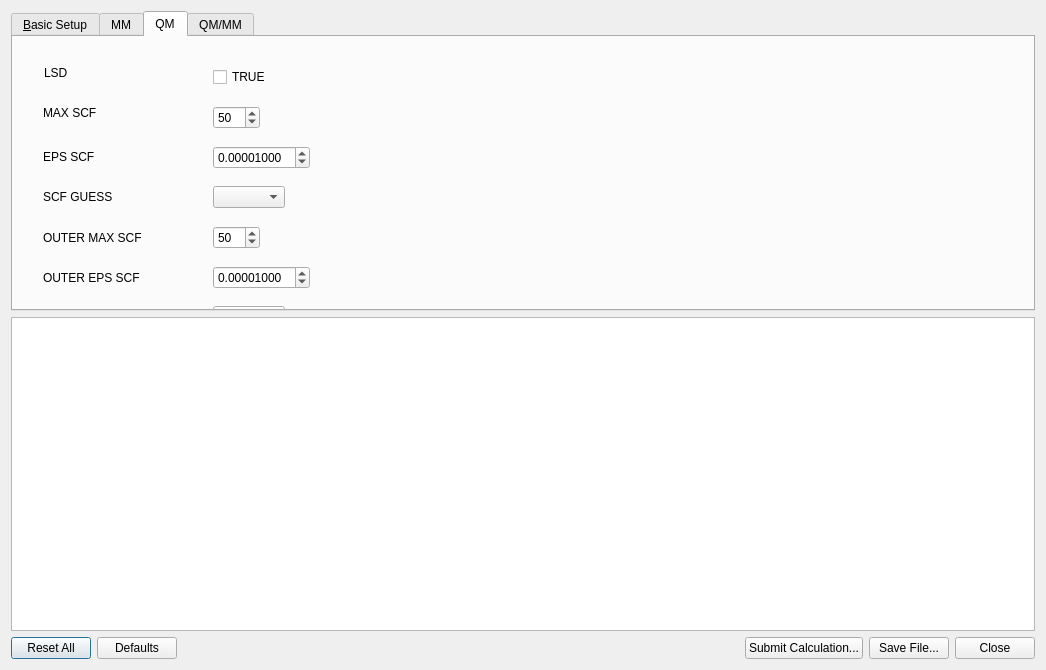
<?xml version="1.0" encoding="UTF-8"?>
<ui version="4.0">
 <class>Cp2kInputDialog</class>
 <widget class="QDialog" name="Cp2kInputDialog">
  <property name="geometry">
   <rect>
    <x>0</x>
    <y>0</y>
    <width>1046</width>
    <height>670</height>
   </rect>
  </property>
  <property name="windowTitle">
   <string>CP2K Input</string>
  </property>
  <layout class="QGridLayout">
   <item row="6" column="0">
    <layout class="QHBoxLayout">
     <item>
      <widget class="QPushButton" name="resetAllButton">
       <property name="text">
        <string>Reset All</string>
       </property>
      </widget>
     </item>
     <item>
      <widget class="QPushButton" name="defaultsButton">
       <property name="text">
        <string>Defaults</string>
       </property>
      </widget>
     </item>
     <item>
      <spacer>
       <property name="orientation">
        <enum>Qt::Horizontal</enum>
       </property>
       <property name="sizeType">
        <enum>QSizePolicy::MinimumExpanding</enum>
       </property>
       <property name="sizeHint" stdset="0">
        <size>
         <width>10</width>
         <height>20</height>
        </size>
       </property>
      </spacer>
     </item>
     <item>
      <widget class="QPushButton" name="computeButton">
       <property name="text">
        <string>Submit Calculation...</string>
       </property>
      </widget>
     </item>
     <item>
      <widget class="QPushButton" name="generateButton">
       <property name="text">
        <string>Save File...</string>
       </property>
      </widget>
     </item>
     <item>
      <widget class="QPushButton" name="closeButton">
       <property name="text">
        <string>Close</string>
       </property>
      </widget>
     </item>
    </layout>
   </item>
   <item row="5" column="0">
    <widget class="QTextEdit" name="previewText">
     <property name="sizePolicy">
      <sizepolicy hsizetype="Expanding" vsizetype="Expanding">
       <horstretch>0</horstretch>
       <verstretch>1</verstretch>
      </sizepolicy>
     </property>
    </widget>
   </item>
   <item row="0" column="0">
    <widget class="QTabWidget" name="modeTab">
     <property name="minimumSize">
      <size>
       <width>0</width>
       <height>300</height>
      </size>
     </property>
     <property name="currentIndex">
      <number>2</number>
     </property>
     <widget class="QWidget" name="basicWidget">
      <attribute name="title">
       <string>&amp;Basic Setup</string>
      </attribute>
      <layout class="QGridLayout">
       <item row="0" column="3">
        <widget class="QLineEdit" name="titleEdit"/>
       </item>
       <item row="6" column="1">
        <widget class="QLabel" name="label_2">
         <property name="text">
          <string>Basis set:</string>
         </property>
         <property name="alignment">
          <set>Qt::AlignLeading|Qt::AlignLeft|Qt::AlignVCenter</set>
         </property>
         <property name="buddy">
          <cstring>basisCombo</cstring>
         </property>
        </widget>
       </item>
       <item row="4" column="3">
        <layout class="QHBoxLayout">
         <item>
          <widget class="QComboBox" name="calculateCombo"/>
         </item>
         <item>
          <spacer>
           <property name="orientation">
            <enum>Qt::Horizontal</enum>
           </property>
           <property name="sizeHint" stdset="0">
            <size>
             <width>40</width>
             <height>20</height>
            </size>
           </property>
          </spacer>
         </item>
        </layout>
       </item>
       <item row="6" column="3">
        <layout class="QHBoxLayout">
         <item>
          <widget class="QComboBox" name="basisCombo"/>
         </item>
         <item>
          <widget class="QLabel" name="label_9">
           <property name="text">
            <string>Functional</string>
           </property>
          </widget>
         </item>
         <item>
          <widget class="QComboBox" name="functionalCombo">
           <property name="accessibleDescription">
            <string notr="true"/>
           </property>
          </widget>
         </item>
         <item>
          <spacer>
           <property name="orientation">
            <enum>Qt::Horizontal</enum>
           </property>
           <property name="sizeHint" stdset="0">
            <size>
             <width>16</width>
             <height>20</height>
            </size>
           </property>
          </spacer>
         </item>
        </layout>
       </item>
       <item row="8" column="1">
        <spacer>
         <property name="orientation">
          <enum>Qt::Vertical</enum>
         </property>
         <property name="sizeHint" stdset="0">
          <size>
           <width>20</width>
           <height>0</height>
          </size>
         </property>
        </spacer>
       </item>
       <item row="4" column="1">
        <widget class="QLabel" name="label">
         <property name="text">
          <string>Calculate:</string>
         </property>
         <property name="alignment">
          <set>Qt::AlignLeading|Qt::AlignLeft|Qt::AlignVCenter</set>
         </property>
         <property name="buddy">
          <cstring>calculateCombo</cstring>
         </property>
        </widget>
       </item>
       <item row="3" column="1">
        <widget class="QLabel" name="label_4">
         <property name="text">
          <string>Filename Base:</string>
         </property>
        </widget>
       </item>
       <item row="0" column="1">
        <widget class="QLabel" name="label_8">
         <property name="text">
          <string>Title:</string>
         </property>
         <property name="buddy">
          <cstring>titleEdit</cstring>
         </property>
        </widget>
       </item>
       <item row="5" column="1">
        <widget class="QLabel" name="label_5">
         <property name="text">
          <string>Method:</string>
         </property>
         <property name="alignment">
          <set>Qt::AlignLeading|Qt::AlignLeft|Qt::AlignVCenter</set>
         </property>
         <property name="buddy">
          <cstring>methodCombo</cstring>
         </property>
        </widget>
       </item>
       <item row="3" column="3">
        <widget class="QLineEdit" name="baseNameEdit">
         <property name="text">
          <string/>
         </property>
         <property name="placeholderText">
          <string>job</string>
         </property>
        </widget>
       </item>
       <item row="5" column="3">
        <layout class="QHBoxLayout">
         <item>
          <widget class="QComboBox" name="methodCombo"/>
         </item>
         <item>
          <spacer>
           <property name="orientation">
            <enum>Qt::Horizontal</enum>
           </property>
           <property name="sizeHint" stdset="0">
            <size>
             <width>40</width>
             <height>20</height>
            </size>
           </property>
          </spacer>
         </item>
        </layout>
       </item>
      </layout>
     </widget>
     <widget class="QWidget" name="tab">
      <attribute name="title">
       <string>MM</string>
      </attribute>
      <widget class="QLabel" name="label_11">
       <property name="geometry">
        <rect>
         <x>30</x>
         <y>130</y>
         <width>172</width>
         <height>39</height>
        </rect>
       </property>
       <property name="text">
        <string>Poisson EWALD Alpha</string>
       </property>
      </widget>
      <widget class="QLabel" name="label_7">
       <property name="geometry">
        <rect>
         <x>30</x>
         <y>90</y>
         <width>172</width>
         <height>39</height>
        </rect>
       </property>
       <property name="text">
        <string>Poisson EWALD type</string>
       </property>
      </widget>
      <widget class="QLabel" name="label_10">
       <property name="geometry">
        <rect>
         <x>31</x>
         <y>50</y>
         <width>171</width>
         <height>31</height>
        </rect>
       </property>
       <property name="text">
        <string>FF RCUT NB</string>
       </property>
      </widget>
      <widget class="QLabel" name="emaxSplineSpin_label">
       <property name="geometry">
        <rect>
         <x>31</x>
         <y>10</y>
         <width>171</width>
         <height>31</height>
        </rect>
       </property>
       <property name="text">
        <string>FF Emax Spline Spin</string>
       </property>
      </widget>
      <widget class="QWidget" name="horizontalLayoutWidget_2">
       <property name="geometry">
        <rect>
         <x>200</x>
         <y>50</y>
         <width>391</width>
         <height>41</height>
        </rect>
       </property>
       <layout class="QHBoxLayout" name="horizontalLayout_5">
        <item>
         <widget class="QDoubleSpinBox" name="rcutnbSplineSpin">
          <property name="decimals">
           <number>6</number>
          </property>
          <property name="minimum">
           <double>-99.000000000000000</double>
          </property>
          <property name="value">
           <double>-1.000000000000000</double>
          </property>
         </widget>
        </item>
        <item>
         <spacer name="horizontalSpacer_4">
          <property name="orientation">
           <enum>Qt::Horizontal</enum>
          </property>
          <property name="sizeHint" stdset="0">
           <size>
            <width>40</width>
            <height>20</height>
           </size>
          </property>
         </spacer>
        </item>
       </layout>
      </widget>
      <widget class="QWidget" name="horizontalLayoutWidget_4">
       <property name="geometry">
        <rect>
         <x>200</x>
         <y>130</y>
         <width>391</width>
         <height>41</height>
        </rect>
       </property>
       <layout class="QHBoxLayout" name="horizontalLayout_8">
        <item>
         <widget class="QDoubleSpinBox" name="ewaldalphaSpin">
          <property name="minimum">
           <double>-99.000000000000000</double>
          </property>
         </widget>
        </item>
        <item>
         <spacer name="horizontalSpacer_6">
          <property name="orientation">
           <enum>Qt::Horizontal</enum>
          </property>
          <property name="sizeHint" stdset="0">
           <size>
            <width>40</width>
            <height>20</height>
           </size>
          </property>
         </spacer>
        </item>
       </layout>
      </widget>
      <widget class="QWidget" name="horizontalLayoutWidget_3">
       <property name="geometry">
        <rect>
         <x>200</x>
         <y>90</y>
         <width>391</width>
         <height>41</height>
        </rect>
       </property>
       <layout class="QHBoxLayout" name="horizontalLayout_7">
        <item>
         <widget class="QComboBox" name="ewaldtypeCombo"/>
        </item>
        <item>
         <spacer name="horizontalSpacer_5">
          <property name="orientation">
           <enum>Qt::Horizontal</enum>
          </property>
          <property name="sizeHint" stdset="0">
           <size>
            <width>40</width>
            <height>20</height>
           </size>
          </property>
         </spacer>
        </item>
       </layout>
      </widget>
      <widget class="QWidget" name="horizontalLayoutWidget">
       <property name="geometry">
        <rect>
         <x>200</x>
         <y>10</y>
         <width>391</width>
         <height>41</height>
        </rect>
       </property>
       <layout class="QHBoxLayout" name="horizontalLayout_6">
        <item>
         <widget class="QDoubleSpinBox" name="emaxSplineSpin">
          <property name="decimals">
           <number>6</number>
          </property>
          <property name="minimum">
           <double>-99.000000000000000</double>
          </property>
          <property name="singleStep">
           <double>0.000010000000000</double>
          </property>
          <property name="value">
           <double>0.000000000000000</double>
          </property>
         </widget>
        </item>
        <item>
         <spacer name="horizontalSpacer_3">
          <property name="orientation">
           <enum>Qt::Horizontal</enum>
          </property>
          <property name="sizeHint" stdset="0">
           <size>
            <width>40</width>
            <height>20</height>
           </size>
          </property>
         </spacer>
        </item>
       </layout>
      </widget>
      <widget class="QLabel" name="label_23">
       <property name="geometry">
        <rect>
         <x>30</x>
         <y>170</y>
         <width>161</width>
         <height>41</height>
        </rect>
       </property>
       <property name="text">
        <string>Poiosson EWALD GMAX</string>
       </property>
      </widget>
      <widget class="QWidget" name="horizontalLayoutWidget_9">
       <property name="geometry">
        <rect>
         <x>200</x>
         <y>170</y>
         <width>391</width>
         <height>41</height>
        </rect>
       </property>
       <layout class="QHBoxLayout" name="horizontalLayout_14">
        <item>
         <widget class="QSpinBox" name="ewaldgmaxSpin">
          <property name="maximum">
           <number>1000</number>
          </property>
          <property name="value">
           <number>10</number>
          </property>
         </widget>
        </item>
        <item>
         <spacer name="horizontalSpacer_7">
          <property name="orientation">
           <enum>Qt::Horizontal</enum>
          </property>
          <property name="sizeHint" stdset="0">
           <size>
            <width>40</width>
            <height>20</height>
           </size>
          </property>
         </spacer>
        </item>
       </layout>
      </widget>
     </widget>
     <widget class="QWidget" name="tab_2">
      <attribute name="title">
       <string>QM</string>
      </attribute>
      <widget class="QWidget" name="horizontalLayoutWidget_5">
       <property name="geometry">
        <rect>
         <x>200</x>
         <y>100</y>
         <width>391</width>
         <height>41</height>
        </rect>
       </property>
       <layout class="QHBoxLayout" name="horizontalLayout_25">
        <item>
         <widget class="QDoubleSpinBox" name="epsscfSpinBox">
          <property name="decimals">
           <number>8</number>
          </property>
          <property name="value">
           <double>0.000010000000000</double>
          </property>
         </widget>
        </item>
        <item>
         <spacer name="horizontalSpacer_23">
          <property name="orientation">
           <enum>Qt::Horizontal</enum>
          </property>
          <property name="sizeHint" stdset="0">
           <size>
            <width>40</width>
            <height>20</height>
           </size>
          </property>
         </spacer>
        </item>
       </layout>
      </widget>
      <widget class="QLabel" name="label_12">
       <property name="geometry">
        <rect>
         <x>30</x>
         <y>60</y>
         <width>171</width>
         <height>31</height>
        </rect>
       </property>
       <property name="text">
        <string>MAX SCF</string>
       </property>
      </widget>
      <widget class="QLabel" name="LSD_label">
       <property name="geometry">
        <rect>
         <x>31</x>
         <y>20</y>
         <width>171</width>
         <height>31</height>
        </rect>
       </property>
       <property name="text">
        <string>LSD</string>
       </property>
      </widget>
      <widget class="QWidget" name="horizontalLayoutWidget_6">
       <property name="geometry">
        <rect>
         <x>200</x>
         <y>140</y>
         <width>391</width>
         <height>41</height>
        </rect>
       </property>
       <layout class="QHBoxLayout" name="horizontalLayout_26">
        <item>
         <widget class="QComboBox" name="scfguessComboBox"/>
        </item>
        <item>
         <spacer name="horizontalSpacer_24">
          <property name="orientation">
           <enum>Qt::Horizontal</enum>
          </property>
          <property name="sizeHint" stdset="0">
           <size>
            <width>40</width>
            <height>20</height>
           </size>
          </property>
         </spacer>
        </item>
       </layout>
      </widget>
      <widget class="QLabel" name="label_13">
       <property name="geometry">
        <rect>
         <x>30</x>
         <y>140</y>
         <width>172</width>
         <height>39</height>
        </rect>
       </property>
       <property name="text">
        <string>SCF GUESS</string>
       </property>
      </widget>
      <widget class="QLabel" name="label_24">
       <property name="geometry">
        <rect>
         <x>30</x>
         <y>180</y>
         <width>161</width>
         <height>41</height>
        </rect>
       </property>
       <property name="text">
        <string>OUTER MAX SCF</string>
       </property>
      </widget>
      <widget class="QWidget" name="horizontalLayoutWidget_10">
       <property name="geometry">
        <rect>
         <x>200</x>
         <y>180</y>
         <width>391</width>
         <height>41</height>
        </rect>
       </property>
       <layout class="QHBoxLayout" name="horizontalLayout_27">
        <item>
         <widget class="QSpinBox" name="outerMaxscfSpinBox">
          <property name="maximum">
           <number>999</number>
          </property>
          <property name="value">
           <number>50</number>
          </property>
         </widget>
        </item>
        <item>
         <spacer name="horizontalSpacer_25">
          <property name="orientation">
           <enum>Qt::Horizontal</enum>
          </property>
          <property name="sizeHint" stdset="0">
           <size>
            <width>40</width>
            <height>20</height>
           </size>
          </property>
         </spacer>
        </item>
       </layout>
      </widget>
      <widget class="QLabel" name="label_14">
       <property name="geometry">
        <rect>
         <x>30</x>
         <y>100</y>
         <width>172</width>
         <height>39</height>
        </rect>
       </property>
       <property name="text">
        <string>EPS SCF</string>
       </property>
      </widget>
      <widget class="QWidget" name="horizontalLayoutWidget_7">
       <property name="geometry">
        <rect>
         <x>200</x>
         <y>20</y>
         <width>391</width>
         <height>41</height>
        </rect>
       </property>
       <layout class="QHBoxLayout" name="horizontalLayout_28">
        <item>
         <widget class="QCheckBox" name="lsdcheckBox">
          <property name="text">
           <string>TRUE</string>
          </property>
         </widget>
        </item>
        <item>
         <spacer name="horizontalSpacer_26">
          <property name="orientation">
           <enum>Qt::Horizontal</enum>
          </property>
          <property name="sizeHint" stdset="0">
           <size>
            <width>40</width>
            <height>20</height>
           </size>
          </property>
         </spacer>
        </item>
       </layout>
      </widget>
      <widget class="QWidget" name="horizontalLayoutWidget_8">
       <property name="geometry">
        <rect>
         <x>200</x>
         <y>60</y>
         <width>391</width>
         <height>41</height>
        </rect>
       </property>
       <layout class="QHBoxLayout" name="horizontalLayout_29">
        <item>
         <widget class="QSpinBox" name="maxscfspinBox">
          <property name="maximum">
           <number>999</number>
          </property>
          <property name="value">
           <number>50</number>
          </property>
         </widget>
        </item>
        <item>
         <spacer name="horizontalSpacer_27">
          <property name="orientation">
           <enum>Qt::Horizontal</enum>
          </property>
          <property name="sizeHint" stdset="0">
           <size>
            <width>40</width>
            <height>20</height>
           </size>
          </property>
         </spacer>
        </item>
       </layout>
      </widget>
      <widget class="QLabel" name="label_25">
       <property name="geometry">
        <rect>
         <x>30</x>
         <y>220</y>
         <width>161</width>
         <height>41</height>
        </rect>
       </property>
       <property name="text">
        <string>OUTER EPS SCF</string>
       </property>
      </widget>
      <widget class="QWidget" name="horizontalLayoutWidget_11">
       <property name="geometry">
        <rect>
         <x>200</x>
         <y>220</y>
         <width>391</width>
         <height>41</height>
        </rect>
       </property>
       <layout class="QHBoxLayout" name="horizontalLayout_30">
        <item>
         <widget class="QDoubleSpinBox" name="outerEpsscfSpinBox">
          <property name="decimals">
           <number>8</number>
          </property>
          <property name="value">
           <double>0.000010000000000</double>
          </property>
         </widget>
        </item>
        <item>
         <spacer name="horizontalSpacer_28">
          <property name="orientation">
           <enum>Qt::Horizontal</enum>
          </property>
          <property name="sizeHint" stdset="0">
           <size>
            <width>40</width>
            <height>20</height>
           </size>
          </property>
         </spacer>
        </item>
       </layout>
      </widget>
      <widget class="QLabel" name="label_26">
       <property name="geometry">
        <rect>
         <x>30</x>
         <y>260</y>
         <width>161</width>
         <height>41</height>
        </rect>
       </property>
       <property name="text">
        <string>OT T MINIMIZER</string>
       </property>
      </widget>
      <widget class="QWidget" name="horizontalLayoutWidget_12">
       <property name="geometry">
        <rect>
         <x>200</x>
         <y>260</y>
         <width>391</width>
         <height>41</height>
        </rect>
       </property>
       <layout class="QHBoxLayout" name="horizontalLayout_31">
        <item>
         <widget class="QComboBox" name="otminimizerComboBox"/>
        </item>
        <item>
         <spacer name="horizontalSpacer_29">
          <property name="orientation">
           <enum>Qt::Horizontal</enum>
          </property>
          <property name="sizeHint" stdset="0">
           <size>
            <width>40</width>
            <height>20</height>
           </size>
          </property>
         </spacer>
        </item>
       </layout>
      </widget>
     </widget>
     <widget class="QWidget" name="tab_3">
      <attribute name="title">
       <string>QM/MM</string>
      </attribute>
     </widget>
    </widget>
   </item>
  </layout>
 </widget>
 <tabstops>
  <tabstop>calculateCombo</tabstop>
  <tabstop>basisCombo</tabstop>
  <tabstop>functionalCombo</tabstop>
  <tabstop>methodCombo</tabstop>
  <tabstop>previewText</tabstop>
  <tabstop>resetAllButton</tabstop>
  <tabstop>defaultsButton</tabstop>
  <tabstop>generateButton</tabstop>
  <tabstop>closeButton</tabstop>
 </tabstops>
 <resources/>
 <connections/>
</ui>
